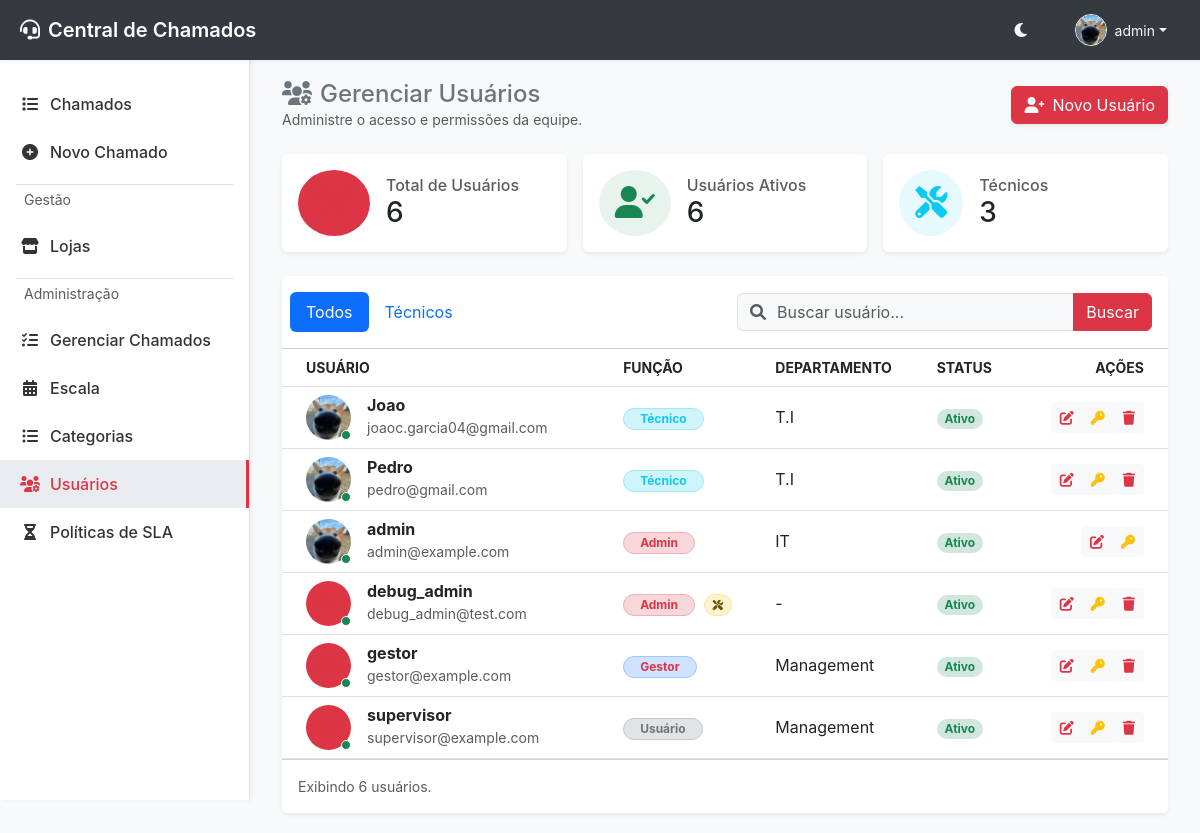
The page /usuarios (signed in) on the database its author committed.
### app/models.py (models this page shows, shortened)
class User(UserMixin, db.Model):
    __tablename__ = 'users'
    id = db.Column(db.Integer, primary_key=True)
    username = db.Column(db.String(64), index=True, unique=True, nullable=False)
    email = db.Column(db.String(120), index=True, unique=True, nullable=False)
    password_hash = db.Column(db.String(256))
    role = db.Column(db.String(20), default='user', index=True) # user, technician, admin, manager, supervisor
    is_technician = db.Column(db.Boolean, default=False, index=True) # Secondary flag to allow admins/managers to act as technicians
    department = db.Column(db.String(100), index=True)
    profile_image = db.Column(db.String(255))
    is_active = db.Column(db.Boolean, default=True, index=True)
    created_at = db.Column(db.DateTime, default=datetime.utcnow)

### app/modules/auth/routes.py (the view)
@auth_bp.route('/usuarios')
@login_required
def listar_usuarios():
    search = request.args.get('search', '')
    query = User.query
    if search:
        search_term = f"%{search}%"
        query = query.filter(or_(User.username.ilike(search_term), User.email.ilike(search_term)))
    users = query.order_by(User.username).all()
    return render_template('usuarios.html', users=users, active_page='usuarios', active_tab='all', search=search)

### app/modules/auth/routes.py (called while the page is built)
@auth_bp.context_processor
def utility_processor():
    def get_role_level_ctx(role):
        return get_role_level(role)
    return dict(get_role_level=get_role_level_ctx)

### app/templates/usuarios.html (shortened to what this page needs)
{% extends "base.html" %}
{% block content %}
<div class="d-flex justify-content-between align-items-center mb-4 flex-wrap gap-2">
    <div>
        <h4 class="mb-0 text-secondary"><i class="fas fa-users-cog me-2"></i>Gerenciar Usuários</h4>
        <p class="text-muted small mb-0">Administre o acesso e permissões da equipe.</p>
    </div>
    <button class="btn btn-primary shadow-sm" data-bs-toggle="modal" data-bs-target="#novoUsuarioModal">
        <i class="fas fa-user-plus me-2"></i>Novo Usuário
    </button>
</div>
<div class="row g-3 mb-4">
    <div class="col-md-4">
        <div class="card border-0 shadow-sm h-100">
            <div class="card-body d-flex align-items-center">
                <div class="rounded-circle bg-primary bg-opacity-10 p-3 me-3 text-primary">
                    <i class="fas fa-users fa-2x"></i>
                </div>
                <div>
                    <h6 class="text-muted mb-0">Total de Usuários</h6>
                    <h3 class="mb-0">{{ users|length }}</h3>
                </div>
            </div>
        </div>
    </div>
    <div class="col-md-4">
        <div class="card border-0 shadow-sm h-100">
            <div class="card-body d-flex align-items-center">
                <div class="rounded-circle bg-success bg-opacity-10 p-3 me-3 text-success">
                    <i class="fas fa-user-check fa-2x"></i>
                </div>
                <div>
                    <h6 class="text-muted mb-0">Usuários Ativos</h6>
                    <h3 class="mb-0">{{ users|selectattr("is_active")|list|length }}</h3>
                </div>
            </div>
        </div>
    </div>
    <div class="col-md-4">
        <div class="card border-0 shadow-sm h-100">
            <div class="card-body d-flex align-items-center">
                <div class="rounded-circle bg-info bg-opacity-10 p-3 me-3 text-info">
                    <i class="fas fa-tools fa-2x"></i>
                </div>
                <div>
                    <h6 class="text-muted mb-0">Técnicos</h6>
                    <h3 class="mb-0">{{ users|selectattr("is_technician")|list|length }}</h3>
                </div>
            </div>
        </div>
    </div>
</div>
<div class="card border-0 shadow-sm">
    <div class="card-header bg-white py-3">
        <div class="row align-items-center">
            <div class="col-md-6">
                <ul class="nav nav-pills card-header-pills">
                    <li class="nav-item">
                        <a class="nav-link {% if active_tab == 'all' %}active{% endif %}" href="{{ url_for('auth.listar_usuarios') }}">Todos</a>
                    </li>
                    <li class="nav-item">
                        <a class="nav-link {% if active_tab == 'tecnicos' %}active{% endif %}" href="{{ url_for('auth.listar_tecnicos') }}">Técnicos</a>
                    </li>
                </ul>
            </div>
            <div class="col-md-6">
                <form action="{{ url_for(request.endpoint) }}" method="GET" class="d-flex">
                    <div class="input-group">
                        <span class="input-group-text bg-light border-end-0"><i class="fas fa-search text-muted"></i></span>
                        <input class="form-control border-start-0 ps-0 bg-light" type="search" name="search" placeholder="Buscar usuário..." value="{{ search }}">
                        <button class="btn btn-primary" type="submit">Buscar</button>
                    </div>
                </form>
            </div>
        </div>
    </div>
    <div class="card-body p-0">
        <div class="table-responsive">
            <table class="table table-hover align-middle mb-0">
                <thead class="bg-light text-muted small text-uppercase">
                    <tr>
                        <th class="ps-4">Usuário</th>
                        <th>Função</th>
                        <th>Departamento</th>
                        <th>Status</th>
                        <th class="text-end pe-4">Ações</th>
                    </tr>
                </thead>
                <tbody>
                    {% for user in users %}
                    <tr>
                        <td class="ps-4">
                            <div class="d-flex align-items-center">
                                <div class="position-relative">
                                    {% if user.profile_image %}
                                    <img src="{{ url_for('static', filename='uploads/profiles/' + user.profile_image) }}" class="rounded-circle" width="45" height="45" style="object-fit: cover;">
                                    {% else %}
                                    <div class="bg-primary bg-opacity-10 text-primary rounded-circle d-flex align-items-center justify-content-center fw-bold" style="width: 45px; height: 45px;">
                                    </div>
                                    {% endif %}
                                    <span class="position-absolute bottom-0 end-0 p-1 bg-success border border-light rounded-circle"></span>
                                </div>
                                <div class="ms-3">
                                    <h6 class="mb-0 fw-bold text-dark">{{ user.username }}</h6>
                                    <small class="text-muted">{{ user.email }}</small>
                                </div>
                            </div>
                        </td>
                        <td>
                            {% if user.role == 'admin' %}
                            <span class="badge bg-danger-subtle text-danger border border-danger-subtle rounded-pill px-3">Admin</span>
                            {% elif user.role == 'manager' %}
                            <span class="badge bg-primary-subtle text-primary border border-primary-subtle rounded-pill px-3">Gestor</span>
                            {% elif user.role == 'tecnico' %}
                            <span class="badge bg-info-subtle text-info border border-info-subtle rounded-pill px-3">Técnico</span>
                            {% else %}
                            <span class="badge bg-secondary-subtle text-secondary border border-secondary-subtle rounded-pill px-3">Usuário</span>
                            {% endif %}
                            {% if user.is_technician and user.role != 'tecnico' %}
                            <span class="badge bg-warning-subtle text-warning-emphasis border border-warning-subtle rounded-pill px-2 ms-1" title="Atua como Técnico">
                                <i class="fas fa-tools small"></i>
                            </span>
                            {% endif %}
                        </td>
                        <td>{{ user.department or '-' }}</td>
                        <td>
                            <span class="badge bg-success-subtle text-success rounded-pill">Ativo</span>
                        </td>
                        <td class="text-end pe-4">
                            <div class="btn-group">
                                {% if current_user.id == user.id or current_user.role == 'admin' or get_role_level(current_user.role) > get_role_level(user.role) %}
                                <button class="btn btn-sm btn-light text-primary"
                                        data-bs-toggle="modal"
                                        data-bs-target="#editarUsuarioModal"
                                        data-id="{{ user.id }}"
                                        data-username="{{ user.username }}"
                                        data-role="{{ user.role }}"
                                        data-department="{{ user.department or '' }}"
                                        data-is-technician="{{ 'true' if user.is_technician else 'false' }}"
                                        onclick="preencherModalEdicao(this)"
                                        title="Editar">
                                    <i class="fas fa-edit"></i>
                                </button>
                                <button class="btn btn-sm btn-light text-warning"
                                        data-bs-toggle="modal"
                                        data-bs-target="#alterarSenhaModal"
                                        data-id="{{ user.id }}"
                                        data-username="{{ user.username }}"
                                        onclick="preencherModalSenha(this)"
                                        title="Gerenciar Senha">
                                    <i class="fas fa-key"></i>
                                </button>
                                {% endif %}
                                {% if user.id != current_user.id and (current_user.role == 'admin' or get_role_level(current_user.role) > get_role_level(user.role)) %}
                                <form action="{{ url_for('auth.excluir_usuario', id=user.id) }}" method="POST" class="d-inline" onsubmit="return confirm('Tem certeza?');">
                                    <button type="submit" class="btn btn-sm btn-light text-danger" title="Excluir"><i class="fas fa-trash"></i></button>
                                </form>
                                {% endif %}
                            </div>
                        </td>
                    </tr>
                    {% endfor %}
                </tbody>
            </table>
        </div>
    </div>
    <div class="card-footer bg-white text-muted small py-3">
        Exibindo {{ users|length }} usuários.
    </div>
</div>
{% endblock %}

### app/templates/base.html (shortened to what this page needs)
<!DOCTYPE html>
<html lang="pt-br">
<head>
    <link href="https://cdn.jsdelivr.net/npm/bootstrap@5.3.0/dist/css/bootstrap.min.css" rel="stylesheet">
    <link href="https://cdnjs.cloudflare.com/ajax/libs/font-awesome/6.0.0/css/all.min.css" rel="stylesheet">
    <link rel="stylesheet" href="{{ url_for('static', filename='css/style.css') }}?v=5">
    <link rel="stylesheet" href="{{ url_for('static', filename='css/mobile.css') }}?v=1">
</head>
<body>
    {% if current_user.is_authenticated %}
    <nav class="topbar">
        <div class="brand">
            <i class="fas fa-headset me-2"></i> Central de Chamados
        </div>
        <div class="user-menu">
            <button class="btn btn-link text-light p-0 me-3" id="theme-toggle" title="Alternar Tema">
                <i class="fas fa-moon"></i>
            </button>
            <div class="dropdown">
                <button class="btn btn-link text-light text-decoration-none dropdown-toggle d-flex align-items-center" type="button" id="userDropdown" data-bs-toggle="dropdown" aria-expanded="false">
                    {% if current_user.profile_image %}
                    <img src="{{ url_for('static', filename='uploads/profiles/' + current_user.profile_image) }}" alt="Avatar" class="rounded-circle border border-light" style="width: 32px; height: 32px; object-fit: cover;">
                    {% else %}
                    <i class="fas fa-user-circle fa-lg"></i>
                    {% endif %}
                    <span class="ms-2 small d-none d-md-inline">{{ current_user.username }}</span>
                </button>
            </div>
        </div>
    </nav>
    {% endif %}
    {% if current_user.is_authenticated %}
    <div class="sidebar bg-surface">
        <nav class="nav flex-column">
            <a class="nav-link {% if active_page == 'chamados' %}active{% endif %}" href="{{ url_for('chamados.listar_chamados') }}">
                <i class="fas fa-list"></i> Chamados
            </a>
            <a class="nav-link {% if active_page == 'novo_chamado' %}active{% endif %}" href="{{ url_for('chamados.novo_chamado') }}">
                <i class="fas fa-plus-circle"></i> Novo Chamado
            </a>
            {% if current_user.role != 'tecnico' %}
            <div class="border-top my-2 mx-3 text-muted small px-2 py-1">Gestão</div>
            <a class="nav-link {% if active_page == 'lojas_setores' %}active{% endif %}" href="{{ url_for('lojas.index') }}">
                <i class="fas fa-store"></i> Lojas
            </a>
            {% endif %}
            {% if current_user.role in ['admin', 'manager', 'supervisor', 'tecnico'] %}
            <div class="border-top my-2 mx-3 text-muted small px-2 py-1">Administração</div>
            <a class="nav-link {% if active_page == 'gerenciar_chamados' %}active{% endif %}" href="{{ url_for('chamados.gerenciar_chamados') }}">
                <i class="fas fa-tasks"></i> Gerenciar Chamados
            </a>
            {% endif %}
            {% if current_user.role in ['admin', 'manager', 'supervisor', 'tecnico'] %}
            <a class="nav-link {% if active_page == 'escala' %}active{% endif %}" href="{{ url_for('escala.index') }}">
                <i class="fas fa-calendar-alt"></i> Escala
            </a>
            {% endif %}
            {% if current_user.role in ['admin', 'manager', 'supervisor'] %}
            <a class="nav-link {% if active_page == 'categorias' %}active{% endif %}" href="{{ url_for('chamados.gerenciar_categorias') }}">
                <i class="fas fa-list-ul"></i> Categorias
            </a>
            <a class="nav-link {% if active_page == 'usuarios' %}active{% endif %}" href="{{ url_for('auth.listar_usuarios') }}">
                <i class="fas fa-users-cog"></i> Usuários
            </a>
            <a class="nav-link {% if active_page == 'sla' %}active{% endif %}" href="{{ url_for('sla.index') }}">
                <i class="fas fa-hourglass-half"></i> Políticas de SLA
            </a>
            {% endif %}
        </nav>
    </div>
    {% endif %}
    <main class="main-content" {% if not current_user.is_authenticated %}style="margin-left: 0; padding-top: 20px;"{% endif %}>
        <div class="container-fluid">
            {% block content %}{% endblock %}
        </div>
    </main>
</body>
</html>

### rows shown on the page
User: profile_image (picture), username "admin", email "admin@example.com", role "Admin", department "IT"
User: profile_image (picture), username "Joao", email "joaoc.garcia04@gmail.com", role "Técnico", department "T.I"
User: profile_image (picture), username "Pedro", email "pedro@gmail.com", role "Técnico", department "T.I"
User: username "debug_admin", email "debug_admin@test.com", role "Admin", is_technician True (drawn), department "-"
User: username "gestor", email "gestor@example.com", role "Gestor", department "Management"
User: username "supervisor", email "supervisor@example.com", role "Usuário", department "Management"

### other values the page prints
{{ users|length }} "6"
{{ users|selectattr("is_active")|list|length }} "6"
{{ users|selectattr("is_technician")|list|length }} "3"
